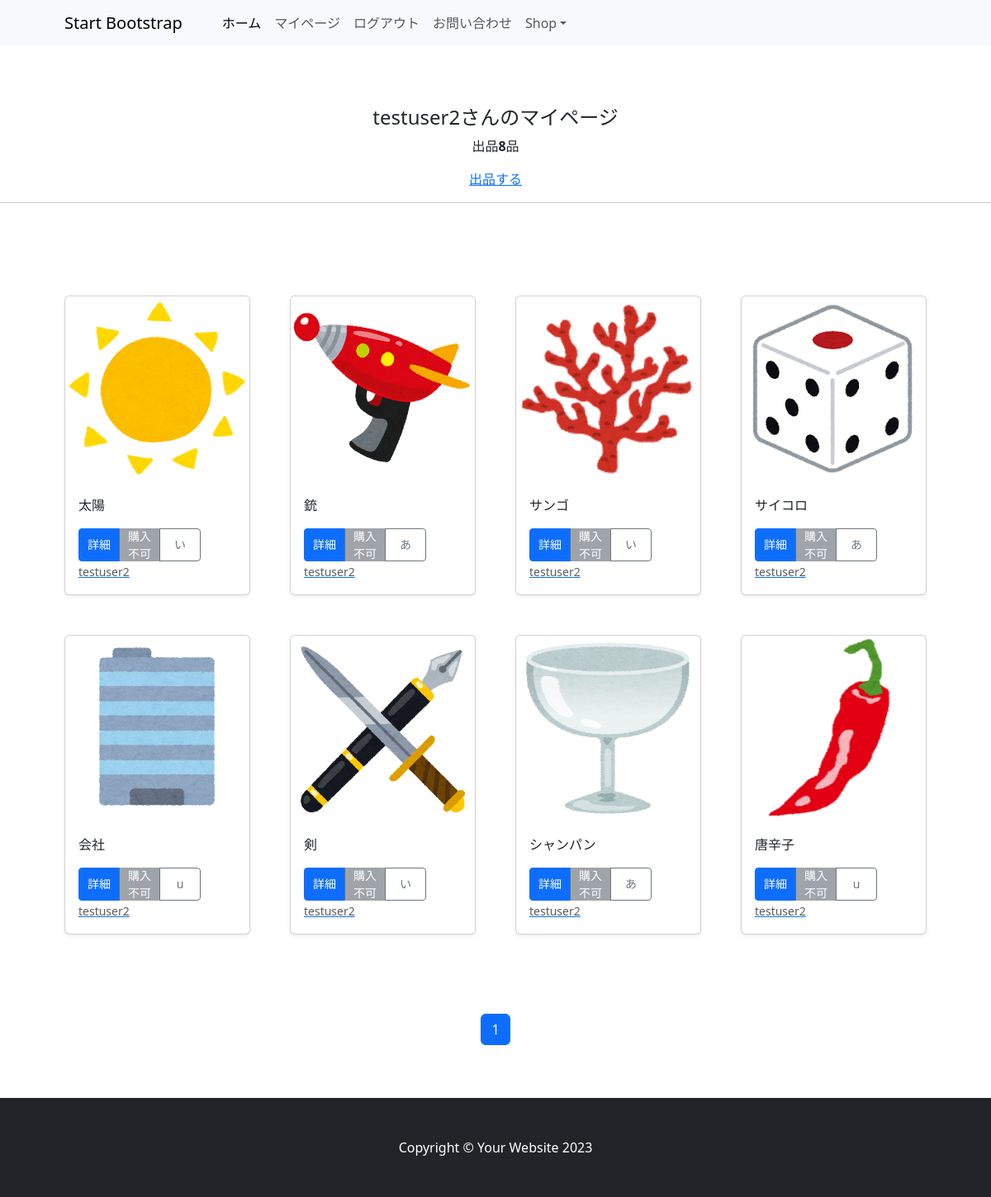
The app's page /mypage/ (signed in) with its own data.
### accounts/models.py (models this page shows)
class CustomUser(AbstractUser):
    pass

### shop/models.py (models this page shows, shortened)
class ShopPost(models.Model):
    user = models.ForeignKey(CustomUser,verbose_name='ユーザー',on_delete=models.CASCADE)
    title = models.CharField(verbose_name='商品名',max_length=200)
    description = models.TextField(verbose_name='商品説明',max_length=500)
    price = models.IntegerField(verbose_name='価格')
    category = models.ForeignKey(Category,verbose_name='カテゴリ',on_delete=models.PROTECT)
    condition = models.CharField(choices=[('great','新品に近い状態'),('good','状態が良い'),('bad','状態があまり良くない')],max_length=50,verbose_name='状態')
    product_image = models.ImageField(verbose_name='商品写真',upload_to='product_images')
    posted_at = models.DateTimeField(verbose_name='出品日時',auto_now_add=True)

class Category(models.Model):
    title = models.CharField(
        verbose_name='カテゴリ',max_length=20
    )

### shop/views.py (the view)
# urls.py: path('mypage/', views.MypageView.as_view(), name="mypage"),
class MypageView(ListView):
    template_name = 'mypage.html'
    paginate_by = 9
    def get_queryset(self):
        queryset = ShopPost.objects.filter(user=self.request.user).order_by('-posted_at')
        return queryset

### shop/templates/mypage.html (shortened to what this page needs)
{% extends 'base.html' %}
      {% block contents %}
      {% if user.is_authenticated %}
        <br>
        <div style="text-align:center">
          <h4>{{user.username}}さんのマイページ</h4>
          {% if object_list.count == 0 %}
            <p>{{user.username}}さんの出品はありません</p>
          {% else %}
            <p>出品<strong>{{object_list.count}}</strong>品</p>
          {% endif %}
          <a href="{% url 'shop:post' %}">出品する</a>
        </div>
        <hr>
      {% endif %}
      {% include "shop_list.html" %}
      {% include "pagination.html" %}
      {% endblock %}

### shop/templates/base.html (shortened to what this page needs)
{% load static %}
<!DOCTYPE html>
<html lang="ja">
    <head>
        <link href="https://cdn.jsdelivr.net/npm/bootstrap-icons@1.5.0/font/bootstrap-icons.css" rel="stylesheet" />
        <link href="https://cdn.jsdelivr.net/npm/bootstrap@5.3.0/dist/css/bootstrap.min.css" rel="stylesheet">
    </head>
    <body>
        <nav class="navbar navbar-expand-lg navbar-light bg-light">
            <div class="container px-4 px-lg-5">
                <a class="navbar-brand" href="{% url 'shop:index' %}">Start Bootstrap</a>
                <div class="collapse navbar-collapse" id="navbarSupportedContent">
                    <ul class="navbar-nav me-auto mb-2 mb-lg-0 ms-lg-4">
                        {% if user.is_authenticated %}
                        <li class="nav-item"><a class="nav-link active" aria-current="page" href="{% url 'shop:index' %}">ホーム</a></li>
                        <li class="nav-item"><a class="nav-link" href="{% url 'shop:mypage' %}">マイページ</a></li>
                        <li class="nav-item"><a class="nav-link" href="{% url 'accounts:logout' %}">ログアウト</a></li>
                        <li class="nav-item"><a class="nav-link" href="{% url 'shop:contact' %}">お問い合わせ</a></li>
                        <li class="nav-item dropdown">
                            <a class="nav-link dropdown-toggle" id="navbarDropdown" href="#" role="button" data-bs-toggle="dropdown" aria-expanded="false">Shop</a>
                        </li>
                        {% else %}
                        <li class="nav-item"><a class="nav-link active" aria-current="page" href="{% url 'shop:index' %}">ホーム</a></li>
                        <li class="nav-item"><a class="nav-link" href="{% url 'accounts:signup' %}">新規登録</a></li>
                        <li class="nav-item"><a class="nav-link" href="{% url 'accounts:login' %}">ログイン</a></li>
                        {% endif %}
                    </ul>
                </div>
            </div>
        </nav>
        <section class="py-5">
            {% block contents %}
            {% endblock %}
        </section>
        <footer class="py-5 bg-dark">
            <div class="container">
                <p class="m-0 text-center text-white">Copyright &copy; Your Website 2023</p>
            </div>
        </footer>
    </body>
</html>

### shop/templates/shop_list.html (shortened to what this page needs)
<section class="py-5">
    <div class="container px-4 px-lg-5 mt-5">
        <div class="row gx-4 gx-lg-5 row-cols-2 row-cols-md-3 row-cols-xl-4 justify-content-center">
            {% for record in object_list %}
                <div class="col mb-5">
                    <div class="card shadow-sm">
                        <img src="{{ record.product_image.url }}" class="bd-placeholder-img card-img-top" width="100%" height="225" alt="Product Image">
                        <div class="card-body">
                            <p class="card-text">{{ record.title }}</p>
                            {% if record.id in sold_out_items %}
                                <p class="text-danger">Sold Out</p>
                            {% else %}
                                <div class="d-flex justify-content-between align-items-center">
                                    <div class="btn-group">
                                        <button type="button" class="btn btn-sm btn-primary" onclick="location.href='{% url 'shop:shop_detail' record.pk %}'">詳細</button>
                                        {% if record.user != request.user %}
                                            <button type="button" class="btn btn-sm btn-success" onclick="location.href='{% url 'shop:shop_buy' pk=record.pk %}'">購入</button>
                                        {% else %}
                                            <button type="button" class="btn btn-sm btn-secondary" disabled>購入不可</button>
                                        {% endif %}
                                        <button type="button" class="btn btn-sm btn-outline-secondary" onclick="location.href='{% url 'shop:shops_cat' category=record.category.id %}'">
                                            {{ record.category.title }}
                                        </button>
                                    </div>
                                </div>
                            {% endif %}
                            <a href="{% url 'shop:user_list' user=record.user.id %}">
                                <small class="text-muted">{{ record.user.username }}</small>
                            </a>
                        </div>
                    </div>
                </div>
            {% endfor %}
        </div>
    </div>
</section>

### shop/templates/pagination.html (shortened to what this page needs)
<ul class="pagination" style="justify-content:center">
    {% for num in page_obj.paginator.page_range %}
        {% if page_obj.number == num %}
        <li class="page-item active">
            <span class="page-link">{{ num }}</span>
        </li>
        {% else %}
        <li class="page-item">
            <a class="page-link" href="?page={{ num }}">{{ num }}</a>
        </li>
        {% endif %}
    {% endfor %}
</ul>

### shop/templates/shop_list.html (style rules this page uses)
.btn { height: 40px; width: 50px; display: flex; align-items: center; justify-content: center; }

### records on screen
CustomUser: username "testuser2"
ShopPost: product_image (picture), title "太陽", shows "購入不可", category "い", user.username "testuser2"
ShopPost: product_image (picture), title "銃", shows "購入不可", category "あ", user.username "testuser2"
ShopPost: product_image (picture), title "サンゴ", shows "購入不可", category "い", user.username "testuser2"
ShopPost: product_image (picture), title "サイコロ", shows "購入不可", category "あ", user.username "testuser2"
ShopPost: product_image (picture), title "会社", shows "購入不可", category "u", user.username "testuser2"
ShopPost: product_image (picture), title "剣", shows "購入不可", category "い", user.username "testuser2"
ShopPost: product_image (picture), title "シャンパン", shows "購入不可", category "あ", user.username "testuser2"
ShopPost: product_image (picture), title "唐辛子", shows "購入不可", category "u", user.username "testuser2"

### other values on screen
{{ object_list.count }} "8"
{{ num }} "1"
